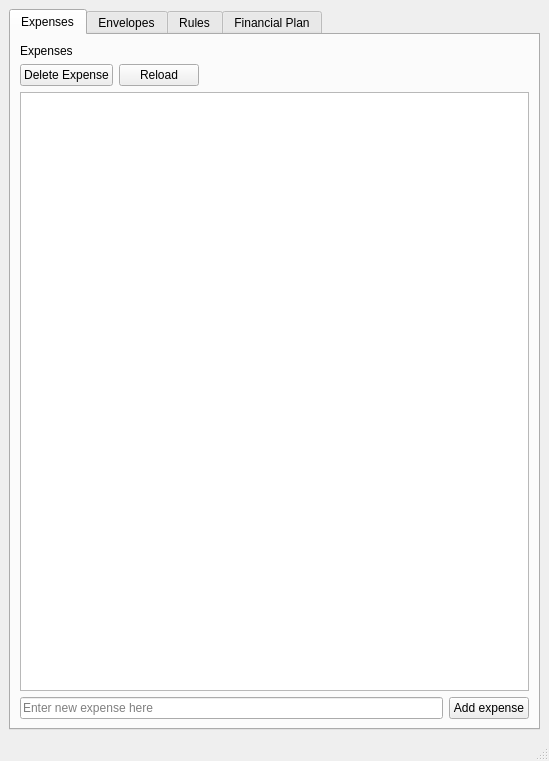
<?xml version="1.0" encoding="UTF-8"?>
<ui version="4.0">
 <class>MainWindow</class>
 <widget class="QMainWindow" name="MainWindow">
  <property name="geometry">
   <rect>
    <x>0</x>
    <y>0</y>
    <width>549</width>
    <height>761</height>
   </rect>
  </property>
  <property name="windowTitle">
   <string>Envelopes</string>
  </property>
  <widget class="QWidget" name="centralwidget">
   <layout class="QHBoxLayout" name="horizontalLayout_6">
    <item>
     <widget class="QTabWidget" name="tabWidget">
      <property name="currentIndex">
       <number>0</number>
      </property>
      <widget class="QWidget" name="tab">
       <attribute name="title">
        <string>Expenses</string>
       </attribute>
       <layout class="QVBoxLayout" name="verticalLayout_2">
        <property name="spacing">
         <number>-1</number>
        </property>
        <item>
         <widget class="QLabel" name="label">
          <property name="text">
           <string>Expenses</string>
          </property>
         </widget>
        </item>
        <item>
         <layout class="QHBoxLayout" name="horizontalLayout_8">
          <item>
           <widget class="QPushButton" name="pbDeleteExpense">
            <property name="text">
             <string>Delete Expense</string>
            </property>
           </widget>
          </item>
          <item>
           <widget class="QPushButton" name="pbReload">
            <property name="text">
             <string>Reload</string>
            </property>
           </widget>
          </item>
          <item>
           <spacer name="horizontalSpacer_3">
            <property name="orientation">
             <enum>Qt::Horizontal</enum>
            </property>
            <property name="sizeHint" stdset="0">
             <size>
              <width>40</width>
              <height>20</height>
             </size>
            </property>
           </spacer>
          </item>
         </layout>
        </item>
        <item>
         <widget class="ExpenseTreeWidget" name="twExpenses">
          <property name="editTriggers">
           <set>QAbstractItemView::NoEditTriggers</set>
          </property>
          <property name="alternatingRowColors">
           <bool>false</bool>
          </property>
          <property name="selectionMode">
           <enum>QAbstractItemView::SingleSelection</enum>
          </property>
          <property name="selectionBehavior">
           <enum>QAbstractItemView::SelectRows</enum>
          </property>
          <attribute name="headerVisible">
           <bool>false</bool>
          </attribute>
          <column>
           <property name="text">
            <string notr="true">1</string>
           </property>
          </column>
         </widget>
        </item>
        <item>
         <layout class="QHBoxLayout" name="horizontalLayout">
          <item>
           <widget class="AutoCompleteEdit" name="leExpenseUserInput">
            <property name="placeholderText">
             <string>Enter new expense here</string>
            </property>
           </widget>
          </item>
          <item>
           <widget class="QPushButton" name="btnAddExpense">
            <property name="text">
             <string>Add expense</string>
            </property>
           </widget>
          </item>
         </layout>
        </item>
       </layout>
      </widget>
      <widget class="QWidget" name="tab_2">
       <attribute name="title">
        <string>Envelopes</string>
       </attribute>
       <layout class="QVBoxLayout" name="verticalLayout_3">
        <item>
         <widget class="QLabel" name="label_2">
          <property name="text">
           <string>Envelopes</string>
          </property>
         </widget>
        </item>
        <item>
         <layout class="QHBoxLayout" name="horizontalLayout_2">
          <item>
           <widget class="QLineEdit" name="leNewEnvelope">
            <property name="placeholderText">
             <string>Enter name for new envelope here</string>
            </property>
           </widget>
          </item>
          <item>
           <widget class="QPushButton" name="btnAddEnvelope">
            <property name="text">
             <string>New envelope</string>
            </property>
           </widget>
          </item>
         </layout>
        </item>
        <item>
         <widget class="QTableWidget" name="tableWidget_2">
          <property name="selectionMode">
           <enum>QAbstractItemView::SingleSelection</enum>
          </property>
          <property name="selectionBehavior">
           <enum>QAbstractItemView::SelectRows</enum>
          </property>
          <property name="columnCount">
           <number>2</number>
          </property>
          <attribute name="horizontalHeaderStretchLastSection">
           <bool>true</bool>
          </attribute>
          <attribute name="verticalHeaderVisible">
           <bool>false</bool>
          </attribute>
          <attribute name="verticalHeaderDefaultSectionSize">
           <number>19</number>
          </attribute>
          <column/>
          <column/>
         </widget>
        </item>
        <item>
         <widget class="QLabel" name="label_3">
          <property name="text">
           <string>Expenses for selected envelope:</string>
          </property>
         </widget>
        </item>
        <item>
         <widget class="QTableWidget" name="tableWidget_3">
          <property name="columnCount">
           <number>5</number>
          </property>
          <attribute name="horizontalHeaderStretchLastSection">
           <bool>true</bool>
          </attribute>
          <attribute name="verticalHeaderVisible">
           <bool>false</bool>
          </attribute>
          <attribute name="verticalHeaderDefaultSectionSize">
           <number>19</number>
          </attribute>
          <column/>
          <column/>
          <column/>
          <column/>
          <column/>
         </widget>
        </item>
       </layout>
      </widget>
      <widget class="QWidget" name="tab_3">
       <attribute name="title">
        <string>Rules</string>
       </attribute>
       <layout class="QVBoxLayout" name="verticalLayout_4">
        <item>
         <widget class="QLabel" name="lblRules">
          <property name="text">
           <string>Rules:</string>
          </property>
         </widget>
        </item>
        <item>
         <widget class="QTableWidget" name="twRules">
          <property name="columnCount">
           <number>3</number>
          </property>
          <attribute name="horizontalHeaderStretchLastSection">
           <bool>false</bool>
          </attribute>
          <attribute name="verticalHeaderVisible">
           <bool>false</bool>
          </attribute>
          <attribute name="verticalHeaderDefaultSectionSize">
           <number>19</number>
          </attribute>
          <column/>
          <column/>
          <column/>
         </widget>
        </item>
        <item>
         <layout class="QHBoxLayout" name="horizontalLayout_3">
          <item>
           <spacer name="horizontalSpacer">
            <property name="orientation">
             <enum>Qt::Horizontal</enum>
            </property>
            <property name="sizeHint" stdset="0">
             <size>
              <width>40</width>
              <height>20</height>
             </size>
            </property>
           </spacer>
          </item>
          <item>
           <widget class="QPushButton" name="btnApplyRules">
            <property name="text">
             <string>Apply rules</string>
            </property>
           </widget>
          </item>
         </layout>
        </item>
       </layout>
      </widget>
      <widget class="QWidget" name="tab_4">
       <attribute name="title">
        <string>Financial Plan</string>
       </attribute>
       <layout class="QVBoxLayout" name="verticalLayout_5">
        <item>
         <widget class="QLabel" name="lblBusinessPlan">
          <property name="text">
           <string>Business plan:</string>
          </property>
         </widget>
        </item>
        <item>
         <layout class="QHBoxLayout" name="horizontalLayout_7">
          <item>
           <widget class="QLabel" name="lblWeeklyStats">
            <property name="text">
             <string>Weekly stats:</string>
            </property>
           </widget>
          </item>
         </layout>
        </item>
        <item>
         <widget class="QTableWidget" name="twBusinessPlan">
          <property name="columnCount">
           <number>6</number>
          </property>
          <attribute name="horizontalHeaderStretchLastSection">
           <bool>true</bool>
          </attribute>
          <attribute name="verticalHeaderVisible">
           <bool>false</bool>
          </attribute>
          <attribute name="verticalHeaderDefaultSectionSize">
           <number>19</number>
          </attribute>
          <column/>
          <column/>
          <column/>
          <column/>
          <column/>
          <column/>
         </widget>
        </item>
        <item>
         <layout class="QHBoxLayout" name="horizontalLayout_4">
          <item>
           <widget class="QComboBox" name="cbItemType"/>
          </item>
          <item>
           <widget class="QLineEdit" name="leNewBPItem"/>
          </item>
          <item>
           <widget class="QComboBox" name="cbItemFrequency"/>
          </item>
          <item>
           <widget class="QPushButton" name="pbAddBPItem">
            <property name="text">
             <string>Add item</string>
            </property>
           </widget>
          </item>
         </layout>
        </item>
        <item>
         <layout class="QHBoxLayout" name="horizontalLayout_5">
          <item>
           <spacer name="horizontalSpacer_2">
            <property name="orientation">
             <enum>Qt::Horizontal</enum>
            </property>
            <property name="sizeHint" stdset="0">
             <size>
              <width>40</width>
              <height>20</height>
             </size>
            </property>
           </spacer>
          </item>
          <item>
           <widget class="QPushButton" name="pbApplyPlan">
            <property name="text">
             <string>Apply plan</string>
            </property>
           </widget>
          </item>
         </layout>
        </item>
       </layout>
      </widget>
     </widget>
    </item>
   </layout>
  </widget>
  <widget class="QStatusBar" name="statusbar"/>
 </widget>
 <customwidgets>
  <customwidget>
   <class>AutoCompleteEdit</class>
   <extends>QLineEdit</extends>
   <header>controls.autocompleteedit.h</header>
  </customwidget>
  <customwidget>
   <class>ExpenseTreeWidget</class>
   <extends>QTreeWidget</extends>
   <header>controls.expensetreewidget.h</header>
  </customwidget>
 </customwidgets>
 <resources/>
 <connections>
  <connection>
   <sender>btnAddExpense</sender>
   <signal>clicked()</signal>
   <receiver>MainWindow</receiver>
   <slot>addExpense()</slot>
   <hints>
    <hint type="sourcelabel">
     <x>374</x>
     <y>652</y>
    </hint>
    <hint type="destinationlabel">
     <x>217</x>
     <y>353</y>
    </hint>
   </hints>
  </connection>
  <connection>
   <sender>tableWidget_2</sender>
   <signal>currentItemChanged(QTableWidgetItem*,QTableWidgetItem*)</signal>
   <receiver>MainWindow</receiver>
   <slot>onSelectedEnvelopeChanged(QTableWidgetItem*,QTableWidgetItem*)</slot>
   <hints>
    <hint type="sourcelabel">
     <x>134</x>
     <y>158</y>
    </hint>
    <hint type="destinationlabel">
     <x>50</x>
     <y>3</y>
    </hint>
   </hints>
  </connection>
  <connection>
   <sender>leExpenseUserInput</sender>
   <signal>returnPressed()</signal>
   <receiver>MainWindow</receiver>
   <slot>addExpense()</slot>
   <hints>
    <hint type="sourcelabel">
     <x>216</x>
     <y>647</y>
    </hint>
    <hint type="destinationlabel">
     <x>6</x>
     <y>587</y>
    </hint>
   </hints>
  </connection>
  <connection>
   <sender>btnAddEnvelope</sender>
   <signal>clicked()</signal>
   <receiver>MainWindow</receiver>
   <slot>addEnvelope()</slot>
   <hints>
    <hint type="sourcelabel">
     <x>368</x>
     <y>62</y>
    </hint>
    <hint type="destinationlabel">
     <x>311</x>
     <y>4</y>
    </hint>
   </hints>
  </connection>
  <connection>
   <sender>leNewEnvelope</sender>
   <signal>returnPressed()</signal>
   <receiver>MainWindow</receiver>
   <slot>addEnvelope()</slot>
   <hints>
    <hint type="sourcelabel">
     <x>253</x>
     <y>65</y>
    </hint>
    <hint type="destinationlabel">
     <x>212</x>
     <y>0</y>
    </hint>
   </hints>
  </connection>
  <connection>
   <sender>btnApplyRules</sender>
   <signal>clicked()</signal>
   <receiver>MainWindow</receiver>
   <slot>applyRules()</slot>
   <hints>
    <hint type="sourcelabel">
     <x>382</x>
     <y>646</y>
    </hint>
    <hint type="destinationlabel">
     <x>311</x>
     <y>-5</y>
    </hint>
   </hints>
  </connection>
  <connection>
   <sender>pbAddBPItem</sender>
   <signal>clicked()</signal>
   <receiver>MainWindow</receiver>
   <slot>addBusinessPlanItem()</slot>
   <hints>
    <hint type="sourcelabel">
     <x>374</x>
     <y>619</y>
    </hint>
    <hint type="destinationlabel">
     <x>427</x>
     <y>598</y>
    </hint>
   </hints>
  </connection>
  <connection>
   <sender>leNewBPItem</sender>
   <signal>returnPressed()</signal>
   <receiver>MainWindow</receiver>
   <slot>addBusinessPlanItem()</slot>
   <hints>
    <hint type="sourcelabel">
     <x>238</x>
     <y>620</y>
    </hint>
    <hint type="destinationlabel">
     <x>4</x>
     <y>617</y>
    </hint>
   </hints>
  </connection>
  <connection>
   <sender>pbApplyPlan</sender>
   <signal>clicked()</signal>
   <receiver>MainWindow</receiver>
   <slot>applyBusinessPlan()</slot>
   <hints>
    <hint type="sourcelabel">
     <x>405</x>
     <y>653</y>
    </hint>
    <hint type="destinationlabel">
     <x>345</x>
     <y>-18</y>
    </hint>
   </hints>
  </connection>
  <connection>
   <sender>pbDeleteExpense</sender>
   <signal>clicked()</signal>
   <receiver>MainWindow</receiver>
   <slot>deleteExpense()</slot>
   <hints>
    <hint type="sourcelabel">
     <x>104</x>
     <y>83</y>
    </hint>
    <hint type="destinationlabel">
     <x>309</x>
     <y>313</y>
    </hint>
   </hints>
  </connection>
  <connection>
   <sender>pbReload</sender>
   <signal>clicked()</signal>
   <receiver>MainWindow</receiver>
   <slot>reloadValues()</slot>
   <hints>
    <hint type="sourcelabel">
     <x>218</x>
     <y>83</y>
    </hint>
    <hint type="destinationlabel">
     <x>309</x>
     <y>313</y>
    </hint>
   </hints>
  </connection>
 </connections>
 <slots>
  <slot>addExpense()</slot>
  <slot>onSelectedEnvelopeChanged(QTableWidgetItem*,QTableWidgetItem*)</slot>
  <slot>addEnvelope()</slot>
  <slot>applyRules()</slot>
  <slot>addBusinessPlanItem()</slot>
  <slot>applyBusinessPlan()</slot>
  <slot>deleteExpense()</slot>
  <slot>reloadValues()</slot>
 </slots>
</ui>
